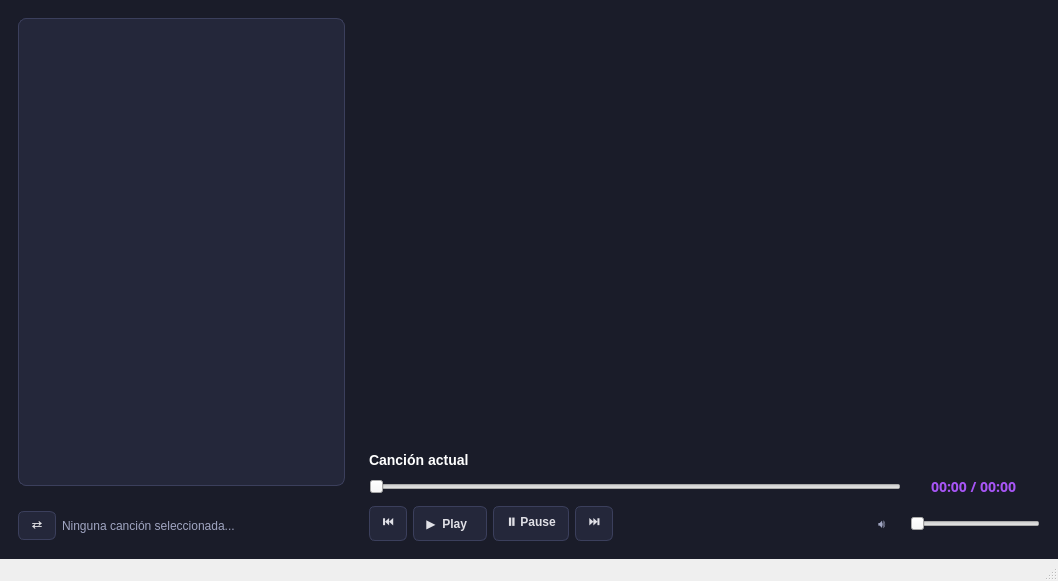
<?xml version="1.0" encoding="UTF-8"?>
<ui version="4.0">
 <class>MainWindow</class>
 <widget class="QMainWindow" name="MainWindow">
  <property name="geometry">
   <rect>
    <x>0</x>
    <y>0</y>
    <width>1058</width>
    <height>581</height>
   </rect>
  </property>
  <property name="windowTitle">
   <string>Reproductor de Música</string>
  </property>
  <widget class="QWidget" name="centralwidget">
   <property name="styleSheet">
    <string notr="true">
#centralwidget {
    background-color: #1A1C29;
}
QFrame {
    border: none;
}
QListWidget {
    background-color: #24273A;
    border: 1px solid #3B3F5C;
    border-radius: 8px;
    color: #E0E0E6;
    padding: 5px;
}
QListWidget::item:selected {
    background-color: #6366F1;
    color: white;
    border-radius: 4px;
}
QPushButton {
    background-color: #24273A;
    color: #E0E0E6;
    border: 1px solid #3B3F5C;
    border-radius: 6px;
    padding: 6px 12px;
    font-weight: bold;
}
QPushButton:hover {
    background-color: #31354F;
    border-color: #6366F1;
}
QPushButton:pressed {
    background-color: #1A1C29;
}
QLabel {
    color: #A0A5C1;
    font-size: 12px;
}
#lblCancionActual {
    color: #FFFFFF;
    font-size: 14px;
    font-weight: bold;
}
/* 🌟 AÑADE ESTE BLOQUE NUEVO AQUÍ: */
#lblTiempo {
    color: #A855F7;
    font-size: 14px;
    font-weight: bold;
    font-family: &quot;Noto Sans&quot;, &quot;Segoe UI&quot;, sans-serif;
}
QProgressBar {
    background-color: #24273A;
    border-radius: 4px;
    text-align: center;
}
QProgressBar::chunk {
    background-color: qlineargradient(x1:0, y1:1, x2:0, y2:0, stop:0 #6366F1, stop:1 #A855F7);
    border-radius: 4px;
}
    </string>
   </property>
   <layout class="QHBoxLayout" name="horizontalLayout_6" stretch="1,2">
    <item>
     <layout class="QVBoxLayout" name="verticalLayout_4" stretch="10,1">
      <item>
       <widget class="QFrame" name="frame">
        <layout class="QVBoxLayout" name="verticalLayout">
         <item>
          <widget class="QListWidget" name="lstCanciones"/>
         </item>
        </layout>
       </widget>
      </item>
      <item>
       <widget class="QFrame" name="frame_2">
        <layout class="QHBoxLayout" name="horizontalLayout_2">
         <item>
          <layout class="QHBoxLayout" name="horizontalLayout" stretch="1,10">
           <item>
            <widget class="QPushButton" name="btnProximaCancion">
             <property name="sizePolicy">
              <sizepolicy hsizetype="Preferred" vsizetype="Fixed">
               <horstretch>0</horstretch>
               <verstretch>0</verstretch>
              </sizepolicy>
             </property>
             <property name="text">
              <string>⇄</string>
             </property>
            </widget>
           </item>
           <item>
            <widget class="QLabel" name="lblProximaCancion">
             <property name="sizePolicy">
              <sizepolicy hsizetype="Minimum" vsizetype="Preferred">
               <horstretch>0</horstretch>
               <verstretch>0</verstretch>
              </sizepolicy>
             </property>
             <property name="text">
              <string>Ninguna canción seleccionada...</string>
             </property>
             <property name="scaledContents">
              <bool>true</bool>
             </property>
             <property name="wordWrap">
              <bool>true</bool>
             </property>
            </widget>
           </item>
          </layout>
         </item>
        </layout>
       </widget>
      </item>
     </layout>
    </item>
    <item>
     <layout class="QVBoxLayout" name="verticalLayout_3" stretch="4,1">
      <item>
       <widget class="QFrame" name="frame_equalizador">
        <layout class="QHBoxLayout" name="horizontalLayout_3"/>
       </widget>
      </item>
      <item>
       <widget class="QFrame" name="frame_4">
        <layout class="QVBoxLayout" name="verticalLayout_2" stretch="0,0,0">
         <item>
          <widget class="QLabel" name="lblCancionActual">
           <property name="text">
            <string>Canción actual</string>
           </property>
          </widget>
         </item>
         <item>
          <layout class="QHBoxLayout" name="horizontalLayout_5" stretch="4,1">
           <item>
            <widget class="QSlider" name="barraProgreso">
             <property name="orientation">
              <enum>Qt::Orientation::Horizontal</enum>
             </property>
            </widget>
           </item>
           <item>
            <widget class="QLabel" name="lblTiempo">
             <property name="sizePolicy">
              <sizepolicy hsizetype="Preferred" vsizetype="MinimumExpanding">
               <horstretch>0</horstretch>
               <verstretch>0</verstretch>
              </sizepolicy>
             </property>
             <property name="minimumSize">
              <size>
               <width>90</width>
               <height>0</height>
              </size>
             </property>
             <property name="font">
              <font>
               <family>Noto Sans</family>
               <pointsize>-1</pointsize>
               <bold>true</bold>
              </font>
             </property>
             <property name="text">
              <string>00:00 / 00:00</string>
             </property>
             <property name="alignment">
              <set>Qt::AlignmentFlag::AlignCenter</set>
             </property>
            </widget>
           </item>
          </layout>
         </item>
         <item>
          <layout class="QHBoxLayout" name="horizontalLayout_4" stretch="1,1,1,1,10,1,5">
           <item>
            <widget class="QPushButton" name="btnAnterior">
             <property name="text">
              <string>⏮</string>
             </property>
            </widget>
           </item>
           <item>
            <widget class="QPushButton" name="btnPlay">
             <property name="sizePolicy">
              <sizepolicy hsizetype="Minimum" vsizetype="Preferred">
               <horstretch>0</horstretch>
               <verstretch>0</verstretch>
              </sizepolicy>
             </property>
             <property name="text">
              <string>▶  Play  </string>
             </property>
            </widget>
           </item>
           <item>
            <widget class="QPushButton" name="btnPause">
             <property name="sizePolicy">
              <sizepolicy hsizetype="Minimum" vsizetype="Preferred">
               <horstretch>0</horstretch>
               <verstretch>0</verstretch>
              </sizepolicy>
             </property>
             <property name="text">
              <string>⏸ Pause</string>
             </property>
            </widget>
           </item>
           <item>
            <widget class="QPushButton" name="btnSiguiente">
             <property name="text">
              <string>⏭</string>
             </property>
            </widget>
           </item>
           <item>
            <spacer name="horizontalSpacer">
             <property name="orientation">
              <enum>Qt::Orientation::Horizontal</enum>
             </property>
             <property name="sizeHint" stdset="0">
              <size>
               <width>40</width>
               <height>20</height>
              </size>
             </property>
            </spacer>
           </item>
           <item>
            <widget class="QLabel" name="lblVolumenIcono">
             <property name="text">
              <string>🔊</string>
             </property>
            </widget>
           </item>
           <item>
            <widget class="QSlider" name="barraVolumen">
             <property name="orientation">
              <enum>Qt::Orientation::Horizontal</enum>
             </property>
            </widget>
           </item>
          </layout>
         </item>
        </layout>
       </widget>
      </item>
     </layout>
    </item>
   </layout>
  </widget>
  <widget class="QMenuBar" name="menubar">
   <property name="geometry">
    <rect>
     <x>0</x>
     <y>0</y>
     <width>1058</width>
     <height>23</height>
    </rect>
   </property>
  </widget>
  <widget class="QStatusBar" name="statusbar"/>
 </widget>
 <resources/>
 <connections/>
</ui>
